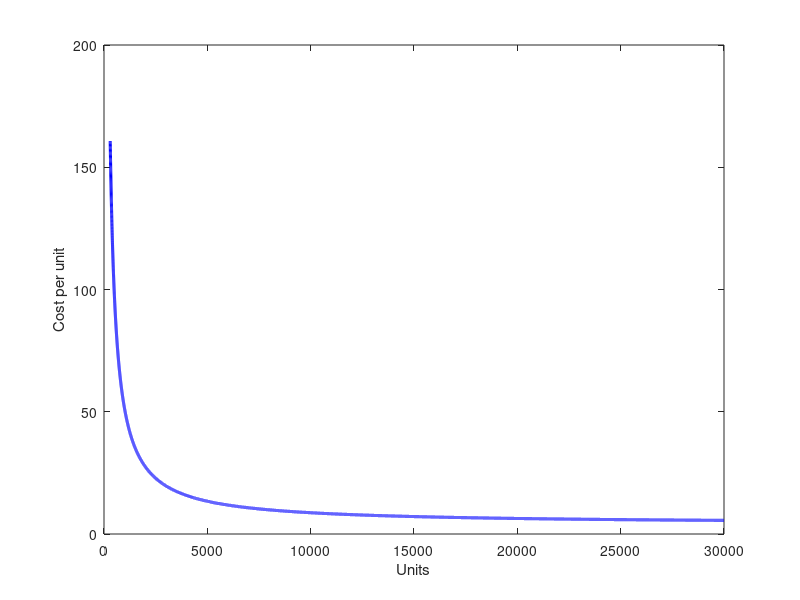
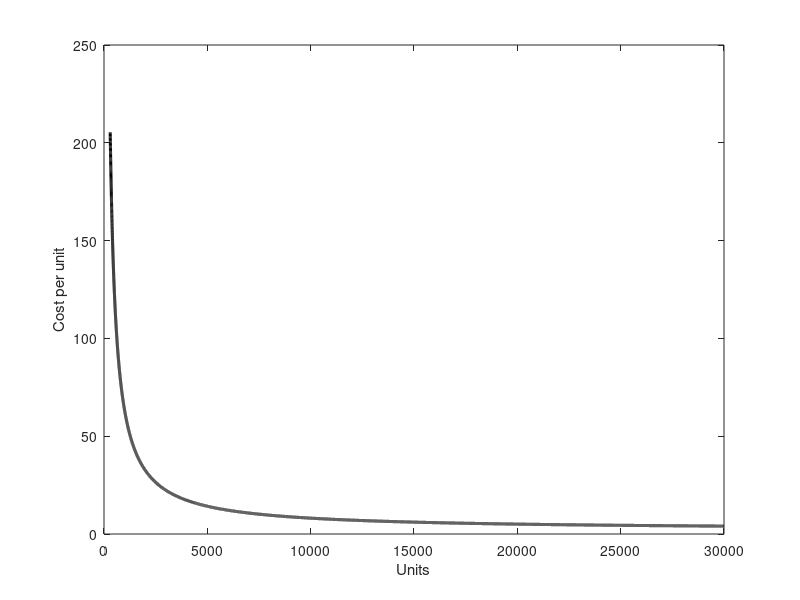

These figures' MATLAB source, in order:
clear all;
close all;

T = 300:1:30000

#K1 = 15000./T + 20;
#K2 = 7000./T + 60;
K3 = 47000./T + 4;
K4 = 61000./T + 2;

#figure(1);
#plot(T, K1, color = 'm', "linewidth", 2.2);
#xlabel("Units")
#ylabel("Cost per unit")
#figure(2);
#plot(T, K2, color = 'r', "linewidth", 2.2);
#xlabel("Units")
#ylabel("Cost per unit")
figure(3);
plot(T, K3, color = 'b', "linewidth", 2.2);
xlabel("Units")
ylabel("Cost per unit")
figure(4);
plot(T, K4, color = 'k', "linewidth", 2.2);

xlabel("Units")
ylabel("Cost per unit")